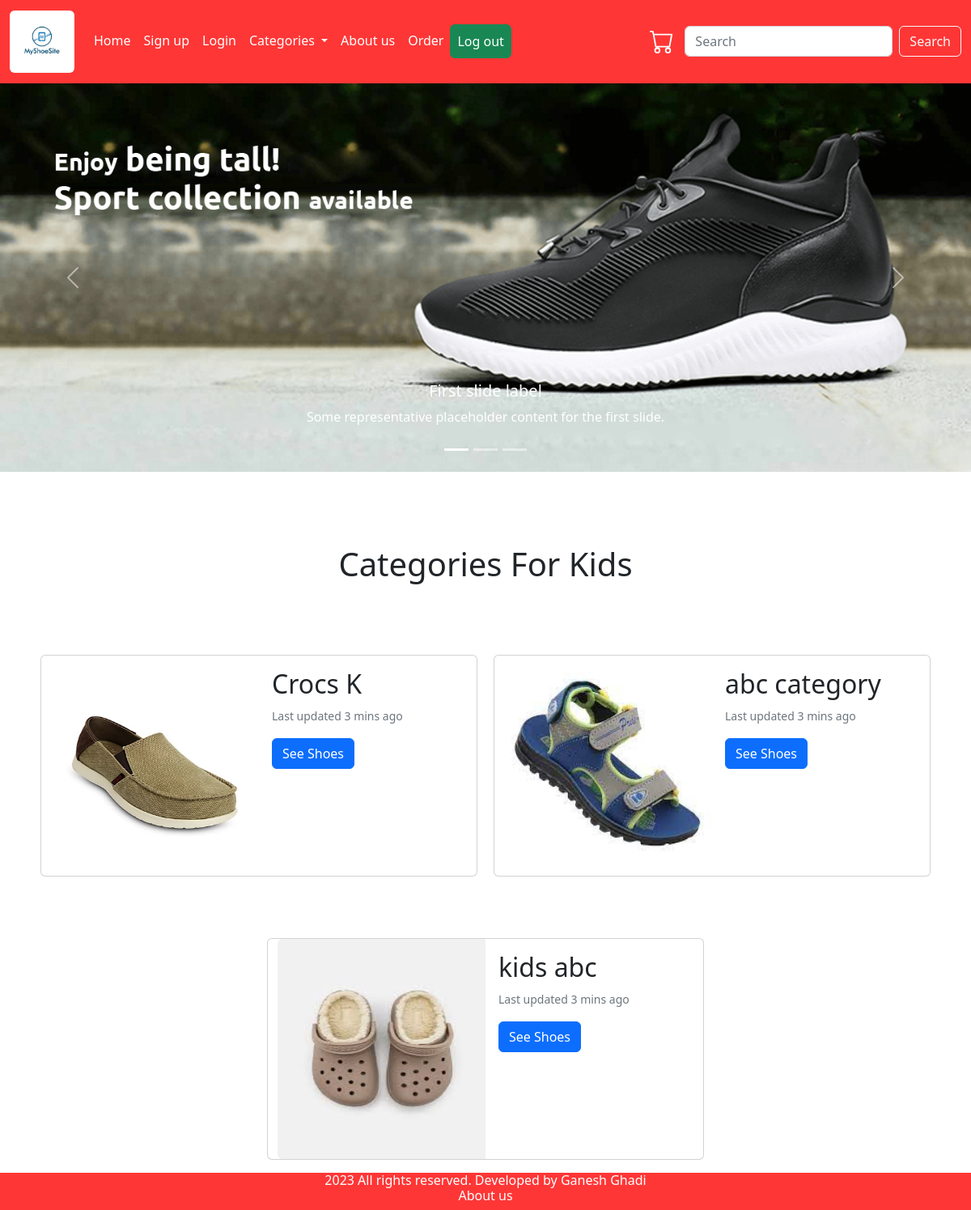
Screenshot of /kids.php (signed in) with the database file from the repository.
### tables this page shows
CREATE TABLE `tbl_category` (
  `id` int(10) UNSIGNED NOT NULL,
  `title` varchar(100) NOT NULL,
  `image_name` varchar(255) NOT NULL,
  `featured` varchar(10) NOT NULL,
  `active` varchar(10) NOT NULL,
  `category_name` varchar(50) NOT NULL
);

### kids.php (the view, shortened to what this page needs)
<?php include('partials-front/menu.php'); ?>
    <div class="container">
        <div class="row justify-content-evenly">
            <div class="col-md-12"  style="margin-top:90px;   margin-bottom:20px;">
                <h1 class="text-center">Categories For Kids</h1>
            </div>
        </div>
        <div class="row justify-content-evenly">
        <?php
            $sql = "SELECT * FROM tbl_category WHERE category_name = 'Kids' AND featured = 'Yes' AND active = 'Yes'";
            $res = mysqli_query($conn, $sql);
            $count = mysqli_num_rows($res);
            if($count>0)
            {
               while($row = mysqli_fetch_assoc($res))
               {
                $id = $row['id'];
                $title = $row['title'];
                $image_name = $row['image_name'];
                ?>
                      <div class="card mb-3" style="max-width: 540px; margin-top: 60px;">
                     <div class="row g-0">
                     <div class="col-lg-6 align-self-center">
                      <?php
                        if($image_name=="")
                        {
                          echo "<div class='text-danger'>image not available</div>";
                        }
                        else
                        {
                            ?>
                              <img src="<?php echo SITEURL; ?>images/category/<?php echo $image_name; ?>" class="img-fluid rounded-start" style="height: 17rem; width:23rem;">
                            <?php
                        }
                         ?>
                     </div>
                      <div class="col-md-6">
                       <div class="card-body">
                      <h2 class="card-title"><?php echo $title; ?></h2>
                      <p class="card-text"><small class="text-muted">Last updated 3 mins ago</small></p>
                      <a href="<?php echo SITEURL; ?>shoes.php?category_id=<?php echo $id; ?>" class="btn btn-primary">See Shoes</a>
                       </div>
                      </div>
                      </div>
                      </div>
                <?php
               }
            }
            else
            {
               echo "<div class='text-danger'>Categories not available</div>";
            }
          ?>
          </div>
</div>
<?php include('partials-front/footer.php');  ?>

### demo.css (style rules this page uses)
body { background-color: red; }

### rows the page displays
tbl_category: image_name (picture), title "Crocs K"
tbl_category: image_name (picture), title "abc category"
tbl_category: image_name (picture), title "kids abc"
